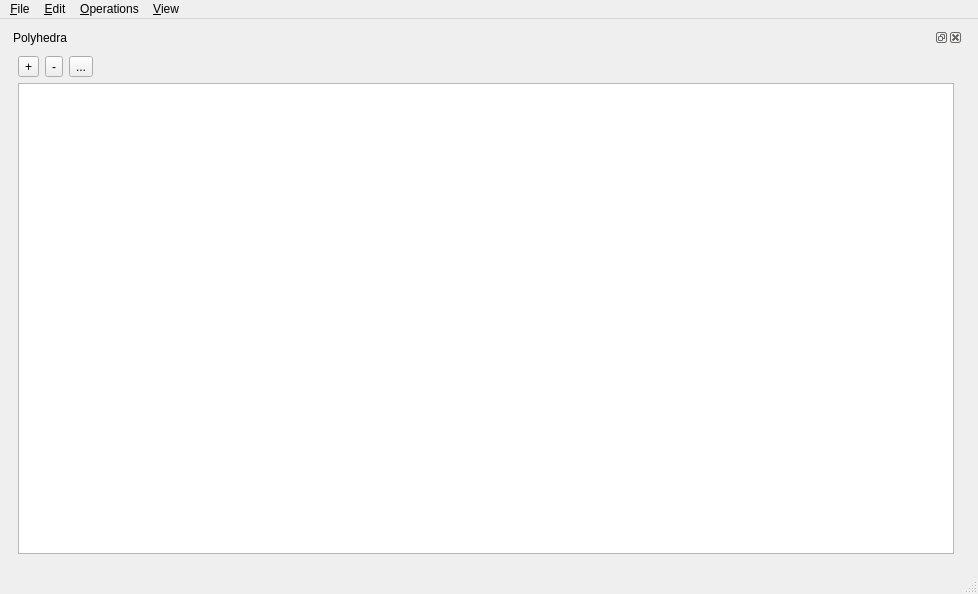
<ui version="4.0" >
 <class>MainWindow</class>
 <widget class="QMainWindow" name="MainWindow" >
  <property name="geometry" >
   <rect>
    <x>0</x>
    <y>0</y>
    <width>978</width>
    <height>594</height>
   </rect>
  </property>
  <property name="windowTitle" >
   <string>CGAL Polyhedron demo</string>
  </property>
  <property name="windowIcon" >
   <iconset resource="Polyhedron_3.qrc" >
    <normaloff>:/cgal/icons/resources/cgal_logo.xpm</normaloff>:/cgal/icons/resources/cgal_logo.xpm</iconset>
  </property>
  <widget class="QWidget" name="centralwidget" >
   <layout class="QGridLayout" name="gridLayout" >
    <item row="0" column="1" >
     <widget class="Viewer" native="1" name="viewer" />
    </item>
    <item row="0" column="0" >
     <widget class="QDockWidget" name="polyhedraDockWidget" >
      <property name="locale" >
       <locale country="UnitedStates" language="English" />
      </property>
      <property name="windowTitle" >
       <string>Polyhedra</string>
      </property>
      <widget class="QWidget" name="dockWidgetContent" >
       <layout class="QGridLayout" name="gridLayout_2" >
        <item row="0" column="0" >
         <layout class="QVBoxLayout" name="verticalLayout" >
          <item>
           <layout class="QHBoxLayout" name="horizontalLayout" >
            <item>
             <widget class="QToolButton" name="addButton" >
              <property name="text" >
               <string>+</string>
              </property>
              <property name="icon" >
               <iconset resource="Polyhedron_3.qrc" >
                <normaloff>:/cgal/icons/plus</normaloff>:/cgal/icons/plus</iconset>
              </property>
             </widget>
            </item>
            <item>
             <widget class="QToolButton" name="removeButton" >
              <property name="text" >
               <string>-</string>
              </property>
              <property name="icon" >
               <iconset resource="Polyhedron_3.qrc" >
                <normaloff>:/cgal/icons/minus</normaloff>:/cgal/icons/minus</iconset>
              </property>
             </widget>
            </item>
            <item>
             <widget class="QToolButton" name="duplicateButton" >
              <property name="text" >
               <string>...</string>
              </property>
              <property name="icon" >
               <iconset resource="Polyhedron_3.qrc" >
                <normaloff>:/cgal/icons/duplicate</normaloff>:/cgal/icons/duplicate</iconset>
              </property>
             </widget>
            </item>
            <item>
             <spacer name="horizontalSpacer" >
              <property name="orientation" >
               <enum>Qt::Horizontal</enum>
              </property>
              <property name="sizeHint" stdset="0" >
               <size>
                <width>40</width>
                <height>20</height>
               </size>
              </property>
             </spacer>
            </item>
           </layout>
          </item>
          <item>
           <widget class="QTreeView" name="treeView" >
            <property name="editTriggers" >
             <set>QAbstractItemView::DoubleClicked|QAbstractItemView::EditKeyPressed|QAbstractItemView::SelectedClicked</set>
            </property>
            <property name="alternatingRowColors" >
             <bool>true</bool>
            </property>
            <property name="indentation" >
             <number>0</number>
            </property>
           </widget>
          </item>
         </layout>
        </item>
       </layout>
      </widget>
     </widget>
    </item>
   </layout>
  </widget>
  <widget class="QMenuBar" name="menubar" >
   <property name="geometry" >
    <rect>
     <x>0</x>
     <y>0</y>
     <width>978</width>
     <height>29</height>
    </rect>
   </property>
   <widget class="QMenu" name="menuFile" >
    <property name="title" >
     <string>&amp;File</string>
    </property>
    <addaction name="actionLoadPolyhedron" />
    <addaction name="actionErasePolyhedron" />
    <addaction name="actionEraseAll" />
    <addaction name="actionDuplicatePolyhedron" />
    <addaction name="actionSaveAs" />
    <addaction name="separator" />
    <addaction name="actionQuit" />
   </widget>
   <widget class="QMenu" name="menuEdit" >
    <property name="title" >
     <string>&amp;Edit</string>
    </property>
    <addaction name="actionActivatePolyhedron" />
    <addaction name="actionSetPolyhedronA" />
    <addaction name="actionSetPolyhedronB" />
   </widget>
   <widget class="QMenu" name="menuOperations" >
    <property name="title" >
     <string>&amp;Operations</string>
    </property>
    <widget class="QMenu" name="menuSubdivision" >
     <property name="title" >
      <string>&amp;Subdivision</string>
     </property>
     <addaction name="actionLoop" />
     <addaction name="actionCatmullClark" />
     <addaction name="actionSqrt3" />
    </widget>
    <widget class="QMenu" name="menu_Boolean_operations" >
     <property name="title" >
      <string>&amp;Boolean operations</string>
     </property>
     <addaction name="actionUnion" />
     <addaction name="actionIntersection" />
     <addaction name="actionDifference" />
    </widget>
    <widget class="QMenu" name="menuParameterization" >
     <property name="title" >
      <string>Parameterization</string>
     </property>
     <addaction name="actionMVC" />
     <addaction name="actionDCP" />
    </widget>
    <widget class="QMenu" name="menuPCA" >
     <property name="title" >
      <string>PCA</string>
     </property>
     <addaction name="actionFitLine" />
     <addaction name="actionFitPlane" />
    </widget>
    <addaction name="menuPCA" />
    <addaction name="actionEstimateCurvature" />
    <addaction name="actionSelfIntersection" />
    <addaction name="actionConvexHull" />
    <addaction name="actionKernel" />
    <addaction name="menuSubdivision" />
    <addaction name="actionSimplify" />
    <addaction name="actionRemeshing" />
    <addaction name="menu_Boolean_operations" />
    <addaction name="menuParameterization" />
    <addaction name="actionInsideOut" />
   </widget>
   <widget class="QMenu" name="menuView" >
    <property name="title" >
     <string>&amp;View</string>
    </property>
    <widget class="QMenu" name="menuDockWindows" >
     <property name="title" >
      <string>Dock windows</string>
     </property>
     <addaction name="dummyAction" />
    </widget>
    <addaction name="actionAntiAliasing" />
    <addaction name="actionViewEdges" />
    <addaction name="menuDockWindows" />
   </widget>
   <addaction name="menuFile" />
   <addaction name="menuEdit" />
   <addaction name="menuOperations" />
   <addaction name="menuView" />
  </widget>
  <widget class="QStatusBar" name="statusbar" />
  <action name="actionQuit" >
   <property name="text" >
    <string>&amp;Quit</string>
   </property>
   <property name="shortcut" >
    <string>Ctrl+Q</string>
   </property>
  </action>
  <action name="actionSimplify" >
   <property name="text" >
    <string>&amp;Simplification</string>
   </property>
  </action>
  <action name="actionCatmullClark" >
   <property name="text" >
    <string>&amp;Catmull-Clark</string>
   </property>
  </action>
  <action name="actionKernel" >
   <property name="text" >
    <string>&amp;Kernel</string>
   </property>
  </action>
  <action name="actionUnion" >
   <property name="text" >
    <string>&amp;Union</string>
   </property>
   <property name="shortcut" >
    <string>Ctrl+O, U</string>
   </property>
  </action>
  <action name="actionIntersection" >
   <property name="text" >
    <string>&amp;Intersection</string>
   </property>
   <property name="shortcut" >
    <string>Ctrl+O, I</string>
   </property>
  </action>
  <action name="actionDifference" >
   <property name="text" >
    <string>&amp;Difference</string>
   </property>
   <property name="shortcut" >
    <string>Ctrl+O, D</string>
   </property>
  </action>
  <action name="actionFitPlane" >
   <property name="text" >
    <string>Fit &amp;plane</string>
   </property>
  </action>
  <action name="actionFitLine" >
   <property name="text" >
    <string>Fit &amp;line</string>
   </property>
  </action>
  <action name="actionEstimateCurvature" >
   <property name="text" >
    <string>&amp;Curvature estimation</string>
   </property>
  </action>
  <action name="actionLoadPolyhedron" >
   <property name="icon" >
    <iconset resource="Polyhedron_3.qrc" >
     <normaloff>:/cgal/icons/plus</normaloff>:/cgal/icons/plus</iconset>
   </property>
   <property name="text" >
    <string>&amp;Load...</string>
   </property>
   <property name="shortcut" >
    <string>Ctrl+L</string>
   </property>
  </action>
  <action name="actionErasePolyhedron" >
   <property name="icon" >
    <iconset resource="Polyhedron_3.qrc" >
     <normaloff>:/cgal/icons/minus</normaloff>:/cgal/icons/minus</iconset>
   </property>
   <property name="text" >
    <string>&amp;Erase</string>
   </property>
   <property name="shortcut" >
    <string>Del</string>
   </property>
  </action>
  <action name="actionDuplicatePolyhedron" >
   <property name="icon" >
    <iconset resource="Polyhedron_3.qrc" >
     <normaloff>:/cgal/icons/duplicate</normaloff>:/cgal/icons/duplicate</iconset>
   </property>
   <property name="text" >
    <string>&amp;Duplicate</string>
   </property>
   <property name="shortcut" >
    <string>Ctrl+D</string>
   </property>
  </action>
  <action name="actionSqrt3" >
   <property name="text" >
    <string>&amp;Sqrt3</string>
   </property>
  </action>
  <action name="actionAntiAliasing" >
   <property name="checkable" >
    <bool>true</bool>
   </property>
   <property name="text" >
    <string>&amp;Antialiasing</string>
   </property>
  </action>
  <action name="dummyAction" >
   <property name="text" >
    <string>n/a</string>
   </property>
  </action>
  <action name="actionConvexHull" >
   <property name="text" >
    <string>&amp;Convex hull</string>
   </property>
  </action>
  <action name="actionEraseAll" >
   <property name="text" >
    <string>&amp;Erase all</string>
   </property>
  </action>
  <action name="actionOptions" >
   <property name="text" >
    <string>&amp;Options...</string>
   </property>
  </action>
  <action name="actionLoop" >
   <property name="text" >
    <string>&amp;Loop</string>
   </property>
  </action>
  <action name="actionSaveAs" >
   <property name="text" >
    <string>Save &amp;as...</string>
   </property>
  </action>
  <action name="actionSave" >
   <property name="text" >
    <string>&amp;Save</string>
   </property>
  </action>
  <action name="actionSaveAll" >
   <property name="text" >
    <string>Save a&amp;ll</string>
   </property>
  </action>
  <action name="actionMergeAll" >
   <property name="text" >
    <string>Mer&amp;ge all</string>
   </property>
  </action>
  <action name="actionMerge" >
   <property name="text" >
    <string>&amp;Merge</string>
   </property>
  </action>
  <action name="actionSelfIntersection" >
   <property name="text" >
    <string>Self-&amp;intersection</string>
   </property>
  </action>
  <action name="actionSelectAll" >
   <property name="text" >
    <string>Select &amp;all</string>
   </property>
  </action>
  <action name="actionSelectNone" >
   <property name="text" >
    <string>Select &amp;none</string>
   </property>
  </action>
  <action name="actionSelectInvert" >
   <property name="text" >
    <string>&amp;Invert selection</string>
   </property>
  </action>
  <action name="actionViewEdges" >
   <property name="checkable" >
    <bool>true</bool>
   </property>
   <property name="text" >
    <string>Superimpose edges</string>
   </property>
   <property name="shortcut" >
    <string>Ctrl+E</string>
   </property>
  </action>
  <action name="actionActivatePolyhedron" >
   <property name="text" >
    <string>Activate selected polyhedron</string>
   </property>
   <property name="shortcut" >
    <string>Ctrl+Space</string>
   </property>
  </action>
  <action name="actionSetPolyhedronA" >
   <property name="text" >
    <string>Set polyhedron A</string>
   </property>
   <property name="shortcut" >
    <string>Ctrl+A</string>
   </property>
  </action>
  <action name="actionSetPolyhedronB" >
   <property name="text" >
    <string>Set polyhedron B</string>
   </property>
   <property name="shortcut" >
    <string>Ctrl+B</string>
   </property>
  </action>
  <action name="actionInsideOut" >
   <property name="text" >
    <string>Inside-out</string>
   </property>
  </action>
  <action name="actionRemeshing" >
   <property name="text" >
    <string>Remeshing</string>
   </property>
  </action>
  <action name="actionMVC" >
   <property name="text" >
    <string>Mean value coordinates</string>
   </property>
  </action>
  <action name="actionDCP" >
   <property name="text" >
    <string>Discrete conformal maps</string>
   </property>
  </action>
  <action name="actionExplode" >
   <property name="text" >
    <string>Explode</string>
   </property>
  </action>
 </widget>
 <customwidgets>
  <customwidget>
   <class>Viewer</class>
   <extends>QWidget</extends>
   <header>Viewer.h</header>
  </customwidget>
 </customwidgets>
 <resources>
  <include location="Polyhedron_3.qrc" />
 </resources>
 <connections/>
</ui>
